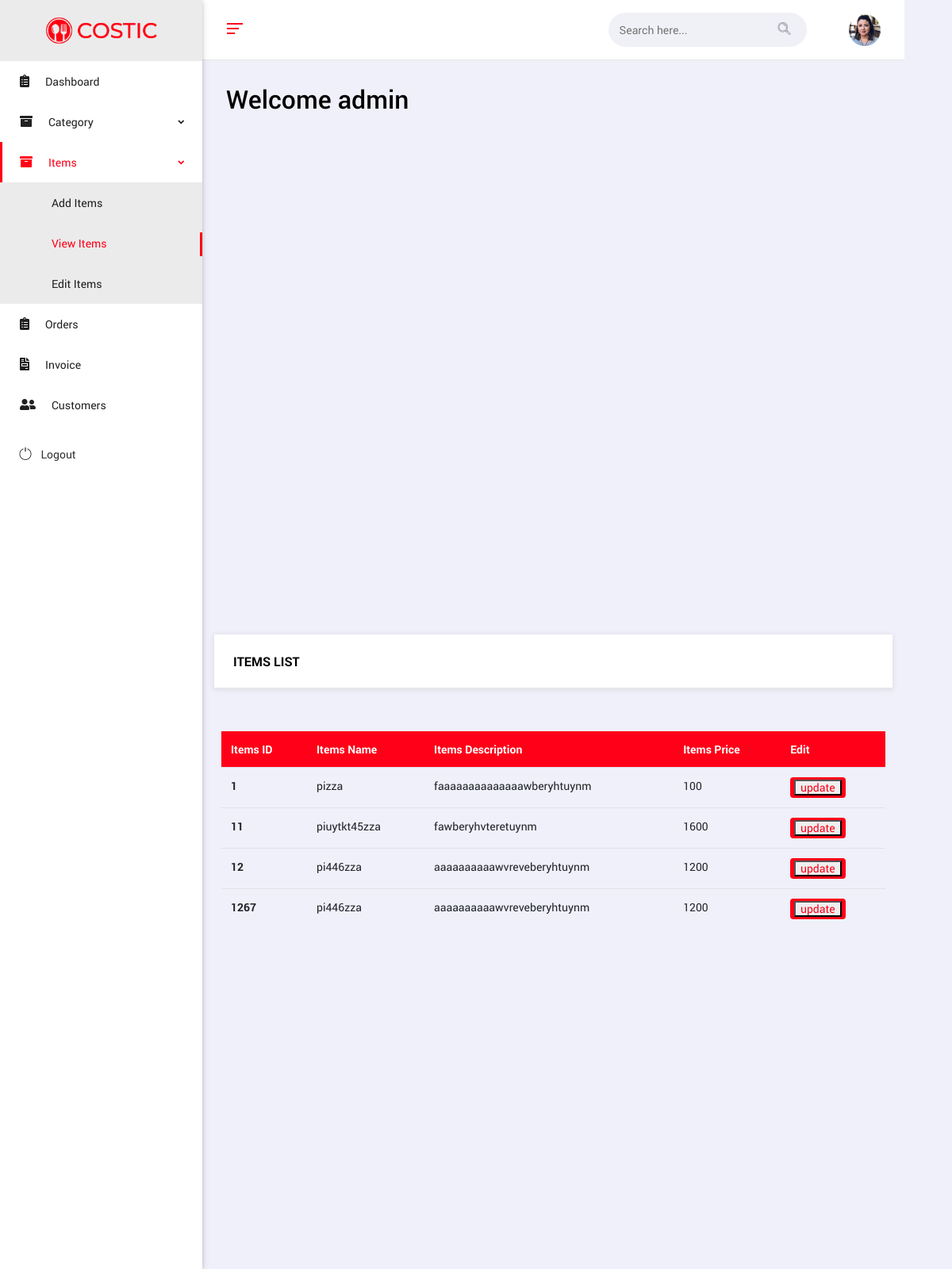
The app's page /admin/view_item.php (signed in) with its own data.
### tables this page shows
CREATE TABLE `items` (
  `item_id` int(5) NOT NULL,
  `item_name` varchar(25) NOT NULL,
  `item_price` int(5) NOT NULL,
  `item_desc` varchar(100) NOT NULL,
  `cat_id` int(5) NOT NULL
);

### admin/view_item.php (the view, shortened to what this page needs)
<?php
include "navbar.php";
$view_items = mysqli_query($con, "SELECT * FROM `items`");
?>
<!DOCTYPE html>
<body>
    <main class="body-content">
        <div class="col-12">
            <div class="ms-panel">
                <div class="ms-panel-header">
                    <h6> Items List</h6>
                </div>
            </div>
        </div>
        <div class="ms-panel-body">
            <div class="table-responsive">
                <table class="table table-hover thead-primary">
                    <thead>
                        <tr>
                            <th scope="col">Items ID</th>
                            <th scope="col">Items Name</th>
                            <th scope="col">Items Description</th>
                            <th scope="col">Items Price</th>
                            <th scope="col">Edit</th>
                        </tr>
                    </thead>
                    <tbody>
                        <?php
                        while ($row = mysqli_fetch_array($view_items)) {
                        ?>
                            <tr>
                                <th scope="row"><?php echo $row["item_id"]; ?></th>
                                <td><?php echo $row["item_name"]; ?></td>
                                <td> <?php echo $row["item_desc"]; ?></td>
                                <td> <?php echo $row["item_price"]; ?></td>
                                <td><span class="badge badge-primary"><button><a href="update_process.php?id=<?php echo $row["cat_id"]; ?>"> update</a></button></span></td>
                            </tr>
                        <?php
                        }
                        ?>
                    </tbody>
                </table>
            </div>
        </div>
    </main>
</body>
</html>

### records on screen
items: item_id "1", item_name "pizza", item_desc "faaaaaaaaaaaaaawberyhtuynm", item_price "100"
items: item_id "11", item_name "piuytkt45zza", item_desc "fawberyhvteretuynm", item_price "1600"
items: item_id "12", item_name "pi446zza", item_desc "aaaaaaaaaawvreveberyhtuynm", item_price "1200"
items: item_id "1267", item_name "pi446zza", item_desc "aaaaaaaaaawvreveberyhtuynm", item_price "1200"

### other values on screen
$name "admin"
